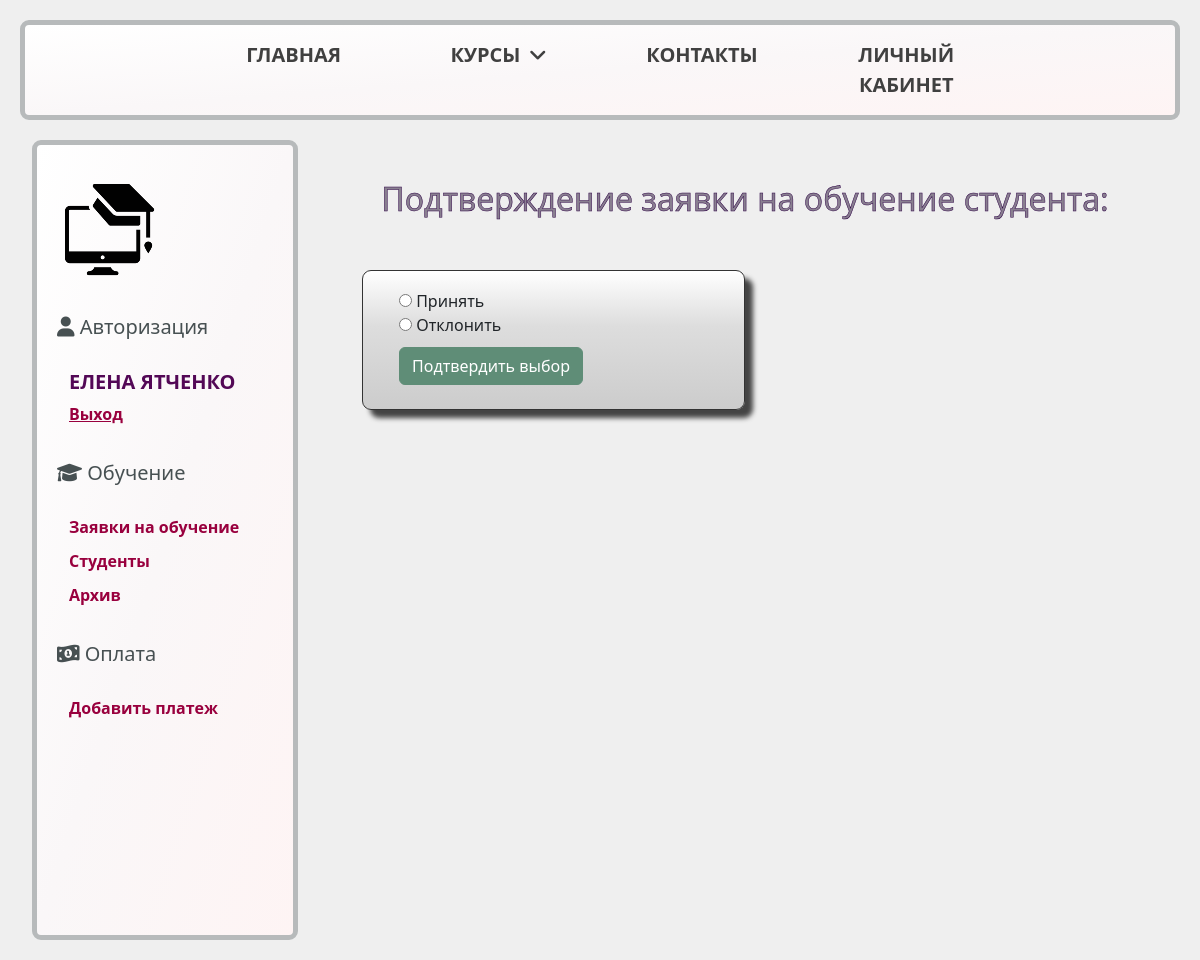
Page /student/approve/8?next=/students/r (signed in) on the earlier database version.
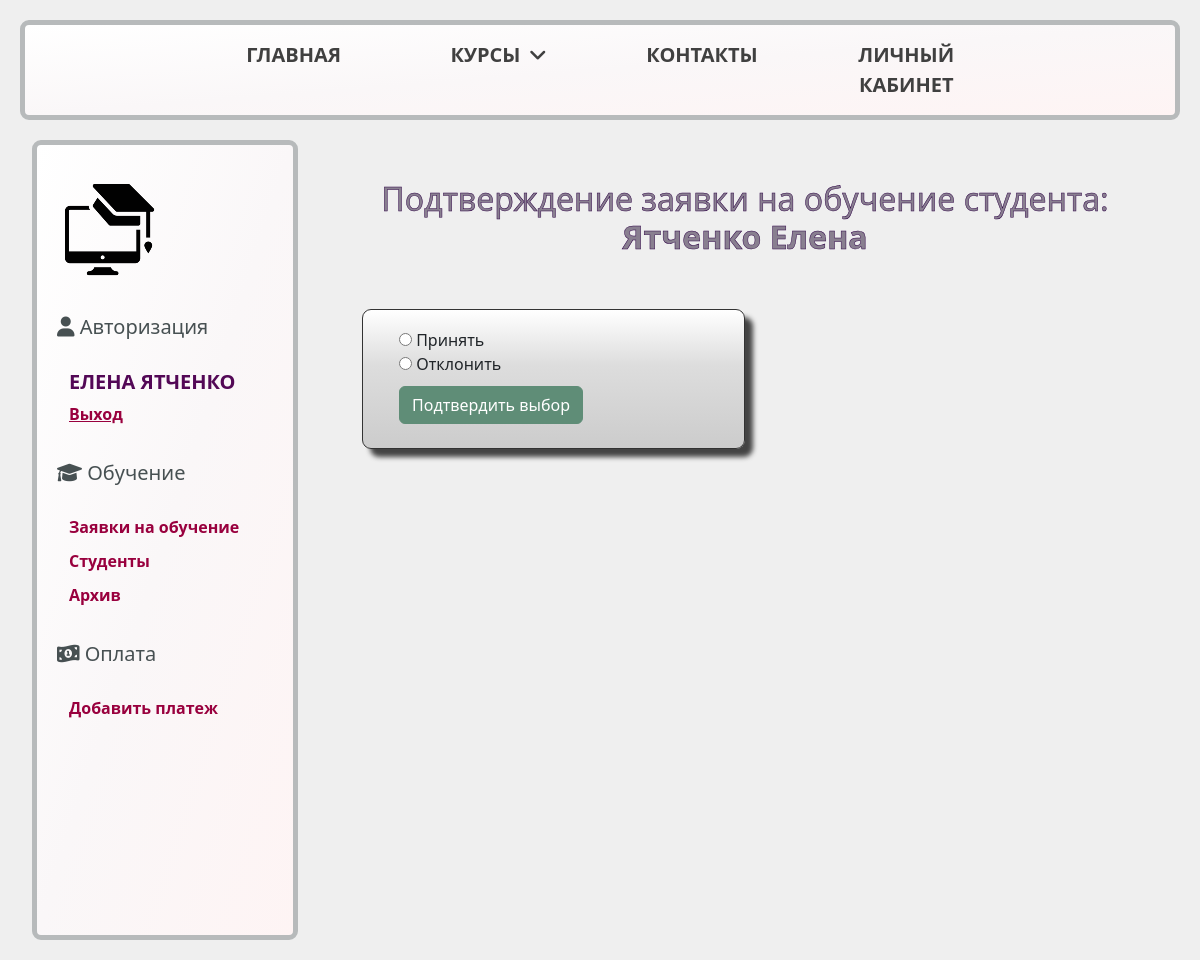
Same page on the later database version.
### students_app/models.py (models this page shows, shortened)
class Student(models.Model):
    related_user = models.ForeignKey(User, on_delete=models.CASCADE)
    name = models.CharField(verbose_name="Имя", max_length=50)
    surname = models.CharField(verbose_name="Фамилия", max_length=100)
    phone = models.CharField(verbose_name="Номер телефона", max_length=50)
    date_of_birth = models.DateField()
    course = models.ForeignKey(Course, on_delete=models.PROTECT)
    photo = models.ImageField(upload_to="images/", blank=True, null=True)
    @property
    def full_name(self):
        return f"{self.surname} {self.name}"
    STUDENT_STATUS = [
        ("r", "requested"),
        ("a", "approved"),
        ("f", "finished"),
    ]
    status = models.CharField(
        max_length=50,
        choices=STUDENT_STATUS,
        default="r",
        help_text="Статус студента",
    )
    request_date = models.DateField(auto_now_add=True)
    reg_date = models.DateField(blank=True, null=True)
    updated = models.DateField(auto_now=True)
    is_paid = models.BooleanField(default=False)
    is_deleted = models.BooleanField(default=False)
    deleted = models.DateField(auto_now=True)
    class Meta:
        ordering = ["name"]

### students_app/views.py (the view)
@staff_member_required
def student_approve(request, stud_id):
    back_url = request.GET["next"]
    student = Student.objects.filter(pk=stud_id, is_deleted=False).first()
    if request.method == "POST":
        confirm_form = ConfirmationForm(request.POST)
        if confirm_form.is_valid():
            confirm_choice = confirm_form.cleaned_data["confirm_choice"]
            if confirm_choice == "False":
                return redirect(back_url)
            else:
                user = student.related_user
                group = Group.objects.get(name="Students")
                user.groups.add(group)
                student.status = "a"
                student.reg_date = date.today()
                student.save()
                return redirect("student-detail", stud_id)
        else:
            message = "Некорректные данные"
    else:
        confirm_form = ConfirmationForm()
        message = "Подтверждение заявки на обучение студента: "
    return render(
        request,
        "students_app/confirmation.html",
        {"form": confirm_form, "message": message, "student": student},
    )

### students_app/forms.py
class ConfirmationForm(forms.Form):
    YES_NO_CHOICES = [(True, "Принять"), (False, "Отклонить")]
    confirm_choice = forms.ChoiceField(
        label="",
        widget=forms.RadioSelect(attrs={"class": "checkbox inline"}),
        choices=YES_NO_CHOICES,
        required=True,
    )

### students_app/templates/students_app/confirmation.html (shortened to what this page needs)
{% extends "base.html" %}
    {% block content %}
    <h2>{{ message }} <br><strong>{{ student.full_name }}</strong></h2><br>
    <div class="shadowbox">
        <div class="form-check">
            <form action="" method="post">
                {{ form.as_p }}
                <button type="submit" class="btn btn-success">Подтвердить выбор</button>
            </form>
        </div>
    </div>
    {% endblock %}

### templates/base.html (shortened to what this page needs)
{% load static %}
<html lang="en">
<head>
    <link rel="stylesheet" href="https://cdn.jsdelivr.net/npm/bootstrap@5.3.2/dist/css/bootstrap.min.css" />
    <link rel="stylesheet" href="https://cdnjs.cloudflare.com/ajax/libs/font-awesome/6.0.0-beta2/css/all.min.css">
    <link rel="stylesheet" href="{% static 'students_app/css/styles.css' %}" />
</head>
<body>
    <header>
        <nav>
            <ul class="topmenu">
                <li><a href="/">Главная</a></li>
                <li><a href="/" class="submenu-link">Курсы</a>
                </li>
                <li><a href="{% url 'contacts' %}">Контакты</a></li>
                {% if user.is_authenticated %}
                <li><a href="{% url 'profile' %}">Личный кабинет</a></li>
                {% endif %}
            </ul>
        </nav>
    </header>
    <div class="container-fluid">
        <div class="row">
            <div class="col-sm-3">
                <aside>
                    <img class="sidebar-nav" src="{% static 'students_app/images/logo_img.png' %}" alt="logo">
                    <h5 class="sidebar-nav"><i class="fas fa-user"></i> Авторизация</h5>
                    <ul>
                        {% if user.is_authenticated %}
                        <li style="font-size: 20px; margin-top: 5px;">
                            {{ user.first_name|upper }} {{ user.last_name|upper }}</li>
                        <li style="margin-top: 5px;"><a href="{% url 'logout' %}">Выход</a></li>
                        {% else %}
                        <li><a href="{% url 'login' %}?next={{request.path}}">Вход</a></li>
                        {% endif %}
                    </ul>
                    {% if user.is_staff %}
                    <h5 class="sidebar-nav"><i class="fas fa-graduation-cap"></i> Обучение</h5>
                    <ul>
                        <li><a class="no-decor" href="{% url 'students' status='r' %}">Заявки на обучение
                                {% if request_number %}({{ request_number }}){% endif %}</a>
                        </li>
                        <li><a class="no-decor" href="{% url 'students' status='a' %}">Студенты</a></li>
                        <li><a class="no-decor" href="{% url 'students' status='f' %}">Архив</a></li>
                    </ul>
                    {% if perms.students_app.add_payment and perms.students_app.change_payment %}
                    <h5 class="sidebar-nav"><i class="fas fa-money-bill-1-wave"></i> Оплата</h5>
                    <ul>
                        <li><a style="text-decoration: none" href="{% url 'student-payment' %}">Добавить платеж</a></li>
                    </ul>
                    {% endif %}
                    {% endif %}
                </aside>
            </div>
            <div class="col-sm-9">
                <div class="content">
                    {% block content %}{% endblock %}
                </div>
            </div>
        </div>
    </div>
</body>
</html>

### students_app/static/students_app/css/styles.css (style rules this page uses)
.sidebar-nav { overflow: hidden; margin-top: 35px; margin-left: 20px; list-style: none; color: rgb(71, 80, 82); }
* { box-sizing: border-box; }
body { margin: 20; background-color: #efefef; }
body h1, body h2 { text-align: center; }
h1, h3, h4, h5 { color: rgb(89, 11, 134); padding-bottom: 20px; }
h2 { color: rgb(137, 127, 144); -webkit-text-stroke: 0.5px rgb(45, 2, 69); padding-bottom: 20px; }
body p { margin: 10px auto 10px 20px; }
header { background: linear-gradient(to bottom right, white, rgb(250, 247, 248), rgb(254, 244, 244)); text-align: center; border: 5px solid rgb(183, 186, 187); border-radius: 9px; }
header a { text-decoration: none; outline: none; display: block; transition: .3s ease-in-out; }
aside { margin-top: 20px; background: linear-gradient(to bottom right, white, rgb(250, 247, 248), rgb(254, 244, 244)); padding-bottom: 20; border: 5px solid rgb(183, 186, 187); height: 100vh; border-radius: 9px; }
aside ul li { color: #530856; display: block; margin-top: 10px; font-family: 'Open Sans', sans-serif; font-weight: bold; }
aside a { display: block; font-family: 'Open Sans', sans-serif; transition: transform .3s ease; color: rgb(153 0 62); }
.no-decor { text-decoration: none; }
.content { margin: 20 auto; padding: 40; }
.btn-success { --bs-btn-color: #fff; --bs-btn-bg: #5f8d77; --bs-btn-border-color: #5f8d77; --bs-btn-hover-color: #fff; --bs-btn-hover-bg: #5f8d77; --bs-btn-hover-border-color: #5f8d773; --bs-btn-focus-shadow-rgb: 60, 153, 110; --bs-btn-active-color: #fff; --bs-btn-active-bg: #5f8d77; --bs-btn-active-border-color: #5f8d77; --bs-btn-active-shadow: inset 0 3px 5px rgba(0, 0, 0, 0.125); --bs-btn-disabled-color: #fff; --bs-btn-disabled-bg: #5f8d77; --bs-btn-disabled-border-color: #5f8d77; }
nav { display: table; margin: 0 auto; }
nav ul { list-style: none; width: 100%; margin: 0; padding: 0; }
.topmenu:after { content: ""; display: table; clear: both; }
.topmenu>li { width: 25%; float: left; position: relative; font-family: 'Open Sans', sans-serif; }
.topmenu>li>a { text-transform: uppercase; font-size: 20px; font-weight: bold; color: #404040; padding: 15px 40px; }
.submenu-link:after { content: "\f107"; font-family: "FontAwesome"; color: inherit; margin-left: 10px; }
.shadowbox { width: 50%; border: 1px solid hwb(0 20% 80%); border-radius: 9px; box-shadow: 8px 8px 5px #444; padding: 8px 12px; background-image: linear-gradient(180deg, #fff, #ddd 40%, #ccc); }

Differences in the rows shown:
added Student: full_name "Ятченко Елена"
